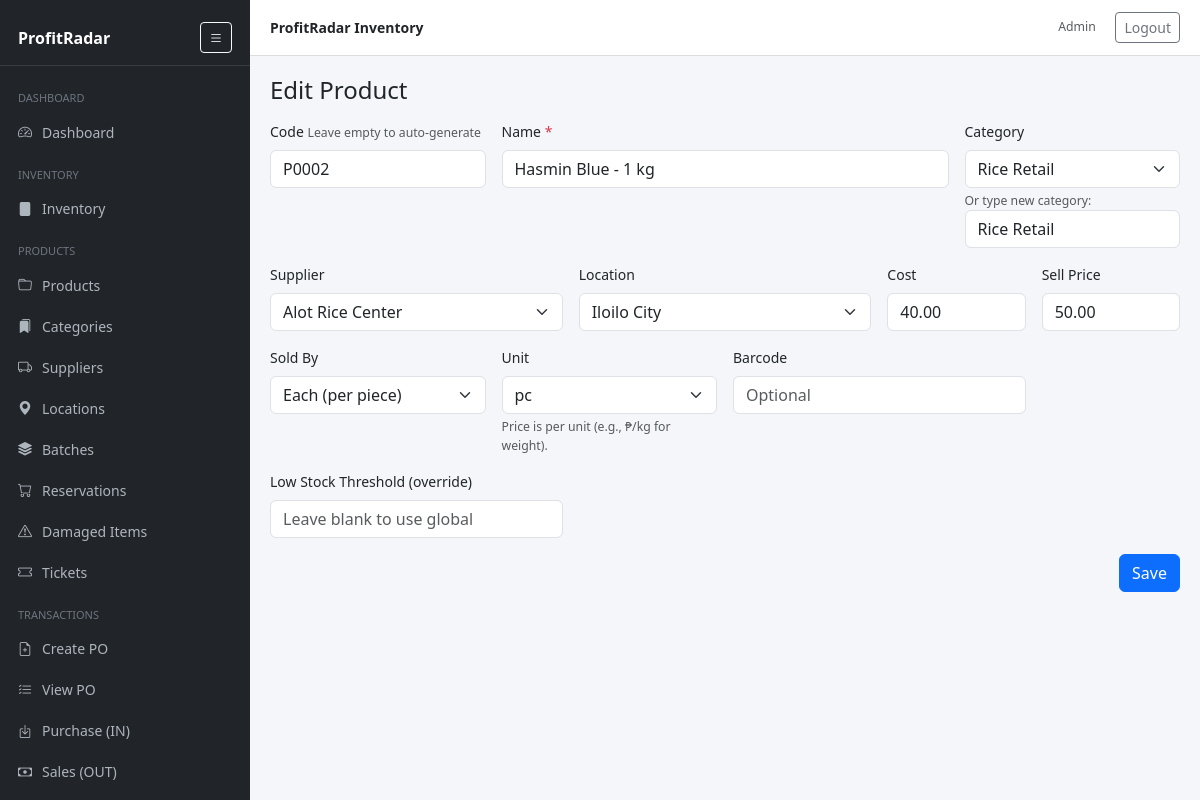
Screenshot of /product_edit.php?id=2 (signed in) with the database file from the repository.
### tables this page shows
CREATE TABLE `products` (
  `id` int(11) NOT NULL,
  `code` varchar(64) NOT NULL,
  `name` varchar(200) NOT NULL,
  `product_type` enum('retail','wholesale') NOT NULL DEFAULT 'retail',
  `category` varchar(120) DEFAULT NULL,
  `category_id` int(11) DEFAULT NULL,
  `location_id` int(11) DEFAULT NULL,
  `supplier_id` int(11) DEFAULT NULL,
  `location` varchar(120) DEFAULT NULL,
  `cost_price` decimal(12,2) DEFAULT 0.00,
  `sell_price` decimal(12,2) DEFAULT 0.00,
  `promo_discount_type` enum('percent','amount') DEFAULT NULL,
  `promo_discount_value` decimal(10,2) DEFAULT NULL,
  `sold_by` enum('each','weight') NOT NULL DEFAULT 'each',
  `unit` varchar(20) NOT NULL DEFAULT 'pc',
  `wholesale_price` decimal(10,2) NOT NULL DEFAULT 0.00,
  `barcode` varchar(128) DEFAULT NULL,
  `low_stock_threshold` int(11) DEFAULT NULL,
  `stock_qty` decimal(12,3) NOT NULL DEFAULT 0.000,
  `reserved_qty` int(11) NOT NULL DEFAULT 0,
  `is_active` tinyint(1) NOT NULL DEFAULT 1,
  `created_at` timestamp NOT NULL DEFAULT current_timestamp(),
  `updated_at` timestamp NULL DEFAULT NULL,
  `retail_stock` decimal(12,3) NOT NULL DEFAULT 0.000,
  `wholesale_stock` decimal(12,3) NOT NULL DEFAULT 0.000,
  `sale_type` enum('retail','wholesale') NOT NULL DEFAULT 'retail',
  `user_id` int(11) NOT NULL
);

CREATE TABLE `categories` (
  `id` int(11) NOT NULL,
  `name` varchar(100) NOT NULL,
  `description` varchar(255) DEFAULT NULL,
  `created_at` timestamp NOT NULL DEFAULT current_timestamp(),
  `user_id` int(11) NOT NULL
);

CREATE TABLE `suppliers` (
  `id` int(11) NOT NULL,
  `name` varchar(160) NOT NULL,
  `contact` varchar(160) DEFAULT NULL,
  `phone` varchar(50) DEFAULT NULL,
  `email` varchar(160) DEFAULT NULL,
  `address` text DEFAULT NULL,
  `user_id` int(11) NOT NULL
);

CREATE TABLE `locations` (
  `id` int(11) NOT NULL,
  `name` varchar(100) NOT NULL,
  `description` varchar(255) DEFAULT NULL,
  `created_at` timestamp NOT NULL DEFAULT current_timestamp()
);

### includes/functions.php (called while the page is built, shortened)
<?php
function h($s){ return htmlspecialchars((string)$s, ENT_QUOTES, 'UTF-8'); }

### product_edit.php (the view, shortened to what this page needs)
<?php
require_once __DIR__.'/includes/header.php';
$user_id = $_SESSION['user']['id'];
$pdo = getDB();
$id  = (int)($_GET['id'] ?? 0);
$p = [
  'code' => '',
  'name' => '',
  'category' => '',
  'category_id' => null,
  'supplier_id' => null,
  'location_id' => null,
  'cost_price' => 0,
  'sell_price' => 0,
  'barcode' => '',
  'low_stock_threshold' => null,
  'sold_by' => 'each',
  'unit'    => 'pc',
];
if ($id) {
  $st = $pdo->prepare('SELECT * FROM products WHERE id=? AND user_id=?');
  $st->execute([$id, $user_id]);
  $row = $st->fetch(PDO::FETCH_ASSOC);
  if ($row) {
    $p = array_merge($p, $row);
  }
}
$catsStmt = $pdo->prepare('SELECT id,name FROM categories WHERE user_id=? ORDER BY name');
$catsStmt->execute([$user_id]);
$cats = $catsStmt->fetchAll(PDO::FETCH_ASSOC);
if (empty($cats)) {
  $cats = $pdo->query('SELECT id,name FROM categories ORDER BY name')->fetchAll(PDO::FETCH_ASSOC);
}
$supStmt = $pdo->prepare('SELECT id,name FROM suppliers WHERE user_id=? ORDER BY name');
$supStmt->execute([$user_id]);
$sup = $supStmt->fetchAll(PDO::FETCH_ASSOC);
$locs = $pdo->query('SELECT id,name FROM locations ORDER BY name')->fetchAll(PDO::FETCH_ASSOC);
?>
<div class="d-flex justify-content-between align-items-center mb-3">
  <h4 class="mb-0"><?= $id ? 'Edit' : 'Add' ?> Product</h4>
</div>
<form method="post" class="row g-3">
  <div class="col-md-3">
    <label class="form-label">Code <span class="text-muted small">Leave empty to auto-generate</span></label>
    <input class="form-control" name="code" value="<?= h($p['code']) ?>">
  </div>
  <div class="col-md-6">
    <label class="form-label">Name <span class="text-danger">*</span></label>
    <input class="form-control" name="name" required value="<?= h($p['name']) ?>">
  </div>
  <div class="col-md-3">
    <label class="form-label">Category</label>
    <select class="form-select" name="category_id">
      <?php foreach ($cats as $c): ?>
        <option value="<?= (int)$c['id'] ?>" <?= ((string)$p['category_id'] === (string)$c['id']) ? 'selected' : '' ?>>
          <?= h($c['name']) ?>
        </option>
      <?php endforeach; ?>
    </select>
    <div class="form-text">Or type new category:</div>
    <input class="form-control" name="category" value="<?= h($p['category']) ?>" placeholder="Optional text">
  </div>
  <div class="col-md-4">
    <label class="form-label">Supplier</label>
    <select class="form-select" name="supplier_id" id="supplier_id">
  <?php foreach ($sup as $s): ?>
    <option value="<?= (int)$s['id'] ?>" <?= ($p['supplier_id']==$s['id']) ? 'selected' : '' ?>>
      <?= h($s['name']) ?>
    </option>
  <?php endforeach; ?>
</select>
  </div>
  <div class="col-md-4">
    <label class="form-label">Location</label>
    <select class="form-select" name="location_id">
      <?php foreach ($locs as $l): ?>
        <option value="<?= (int)$l['id'] ?>" <?= ((string)$p['location_id'] === (string)$l['id']) ? 'selected' : '' ?>>
          <?= h($l['name']) ?>
        </option>
      <?php endforeach; ?>
    </select>
  </div>
  <div class="col-md-2">
    <label class="form-label">Cost</label>
    <input class="form-control" type="number" step="0.01" name="cost_price" value="<?= h($p['cost_price']) ?>">
  </div>
  <div class="col-md-2">
    <label class="form-label">Sell Price</label>
    <input class="form-control" type="number" step="0.01" name="sell_price" value="<?= h($p['sell_price']) ?>">
  </div>
  <div class="col-md-3">
    <label class="form-label">Sold By</label>
    <select class="form-select" name="sold_by" id="sold_by">
      <option value="each"   <?= $p['sold_by']==='each'   ? 'selected' : '' ?>>Each (per piece)</option>
    </select>
  </div>
<div class="col-md-3">
  <label class="form-label">Unit</label>
  <select class="form-select" name="unit" id="unit" required>
    <?php if ($p['sold_by'] === 'weight'): ?>
      <option value="kg" <?= $p['unit']==='kg'?'selected':'' ?>>kg</option>
      <option value="g"  <?= $p['unit']==='g'?'selected':'' ?>>g</option>
      <option value="lb" <?= $p['unit']==='lb'?'selected':'' ?>>lb</option>
    <?php else: ?>
      <option value="pc"   <?= $p['unit']==='pc'?'selected':'' ?>>pc</option>
    <?php endif; ?>
  </select>
  <div class="form-text">Price is per unit (e.g., ₱/kg for weight).</div>
</div>
  <div class="col-md-4">
    <label class="form-label">Barcode</label>
    <input class="form-control" name="barcode" value="<?= h($p['barcode']) ?>" placeholder="Optional">
  </div>
  <div class="col-md-4">
    <label class="form-label">Low Stock Threshold (override)</label>
    <input class="form-control" type="number" step="0.001" name="low_stock_threshold" value="<?= h($p['low_stock_threshold']) ?>" placeholder="Leave blank to use global">
  </div>
  <div class="col-12 text-end">
    <button class="btn btn-primary">Save</button>
  </div>
</form>
<?php require_once __DIR__.'/../includes/footer.php'; ?>

### includes/header.php (style rules this page uses)
body { background:#f4f6f9; font-size:14px; }

### rows the page displays
products: code "P0002", name "Hasmin Blue - 1 kg", category_id "Rice Retail", category "Rice Retail", supplier_id "Alot Rice Center", location_id "Iloilo City", cost_price "40.00", sell_price "50.00", sold_by "Each (per piece)", unit "pc"

### other values shown
APP_NAME "ProfitRadar Inventory"
current_user()['name'] "Admin"
